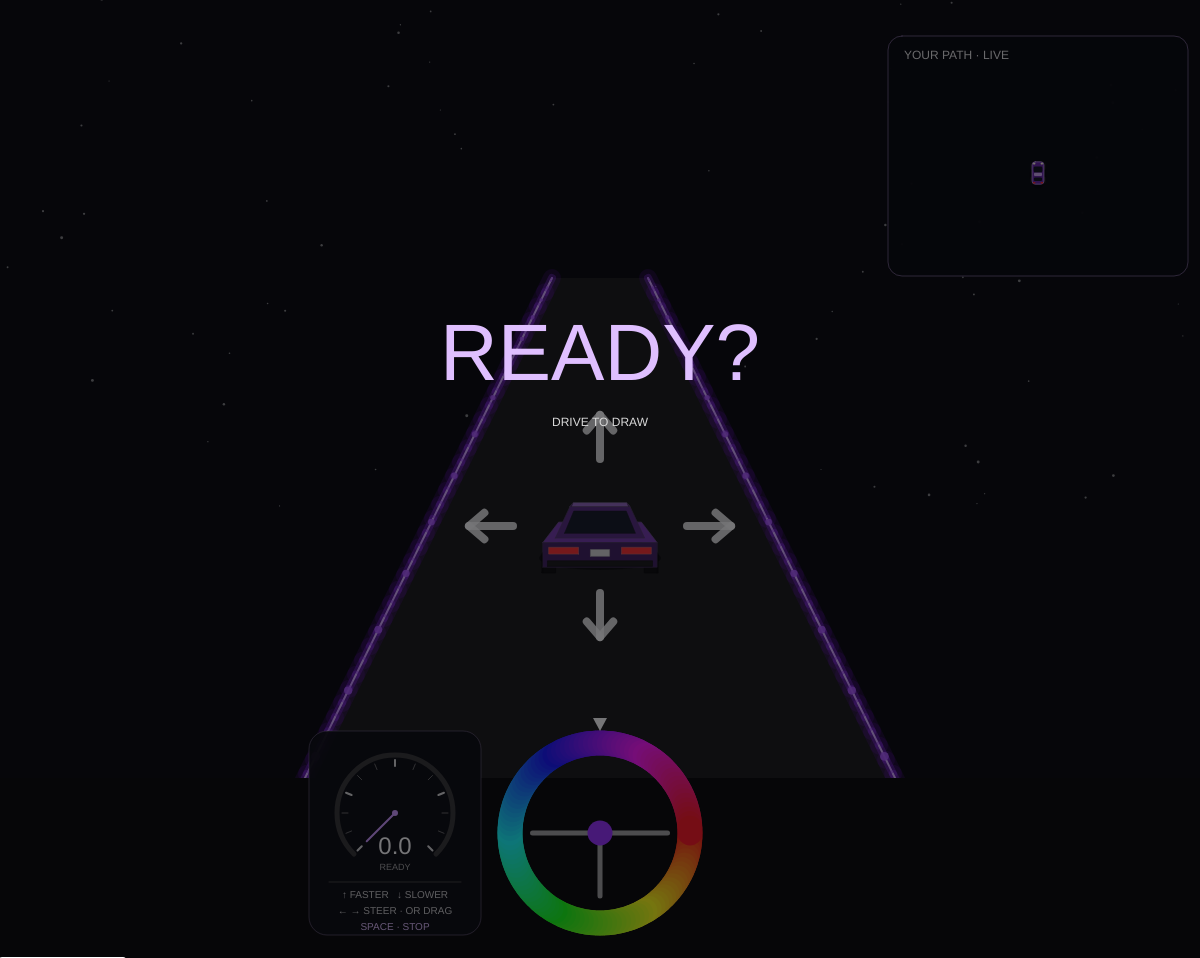
Frame 1 (no input)
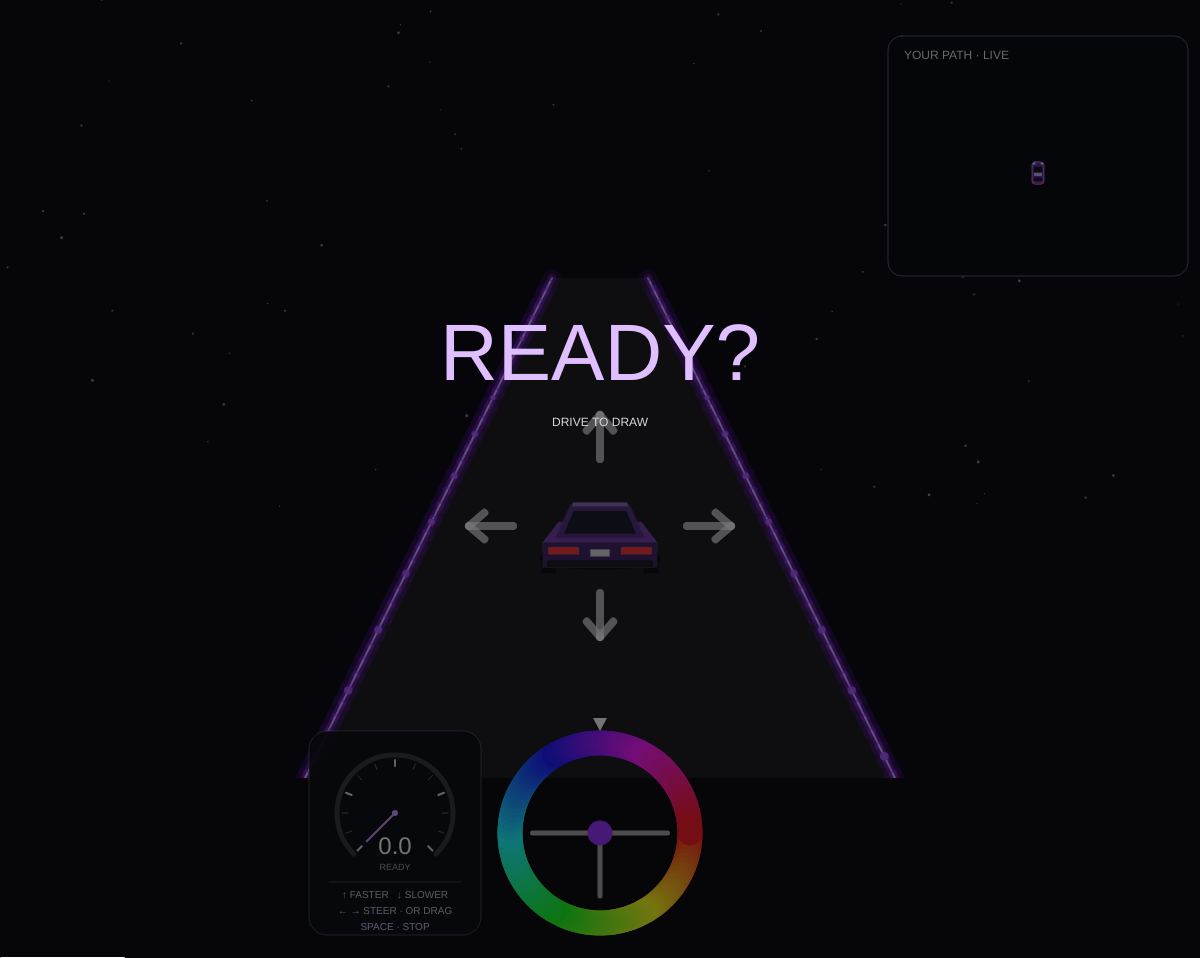
Frame 60 (no input)
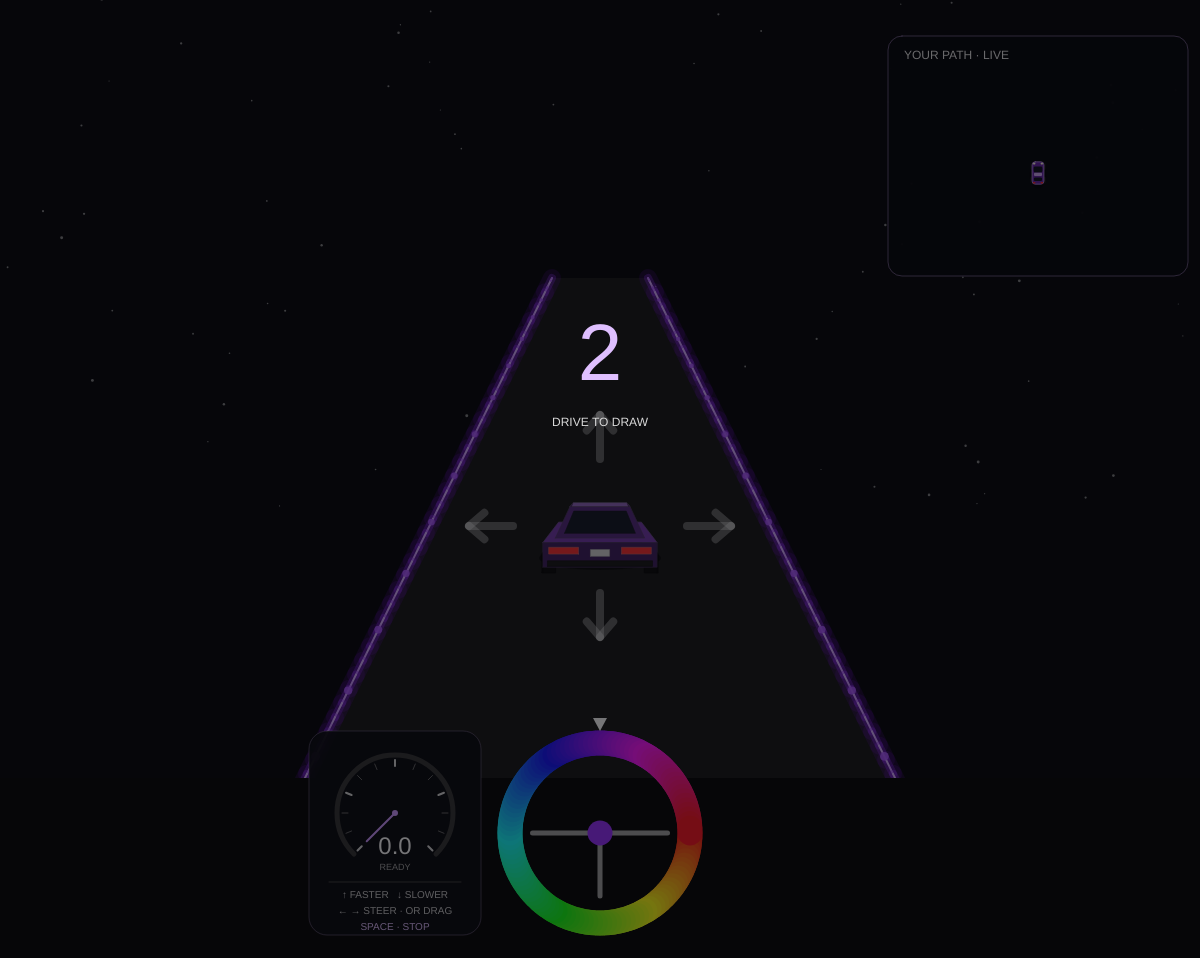
Frame 120 (the mouse pressed at the canvas centre since frame 60)

The p5.js sketch that drew these frames (run headless with seeded random() and noise() and a simulated clock; from frame 60 on, the mouse is pressed at the canvas centre):

// p5.js sketch
// ── sketch.js
// DRIVE TO DRAW
// Up/Down: speed. Left/Right: steer. Space: stop/resume. R: preview.
// Drag the wheel center sideways, or grab the rim to turn it.

let car = {
  x: 0,
  y: 0,
  angle: 0,  // Set to -HALF_PI (facing up) after p5 starts.
  speed: 3
};

let path = [];
const minSpeed = 0.2;
const maxSpeed = 12;

// Steering / Color Wheel
let wheelX;
let wheelY;
let wheelR = 90;
let cockpitScale = 1;

let wheelAngle = 0;
let prevMouseAngle = 0;
let draggingWheel = false;
let dragWheelFromCenter = false;
let prevWheelMouseX = 0;

// Stop / resume (keeps the chosen driving speed)
let isStopped = false;
let hasStarted = false;
let countdownStartedAt = 0;
const countdownDuration = 4000;
let showSteeringHint = true;

// View
let revealMode = true;
let revealButton;
let endButton;
let startOverButton;
let isFinished = false;
let roadBend = 0;
let roadTravel = 0;

function setup() {
  createCanvas(windowWidth, windowHeight);
  colorMode(HSB, 360, 100, 100, 100);
  layoutCockpit();
  strokeCap(ROUND);
  revealButton = createButton('HIDE PREVIEW ×');
  revealButton.class('reveal-button');
  revealButton.mousePressed(toggleReveal);
  endButton = createButton('END →');
  endButton.class('reveal-button end-button');
  endButton.mousePressed(finishArtwork);
  startOverButton = createButton('START OVER ↻');
  startOverButton.class('reveal-button start-over-button');
  startOverButton.mousePressed(startOver);
  startOver();
}

function draw() {
  background(230, 40, 5);
  if (isFinished) {
    drawReveal(true);
    return;
  }
  if (!hasStarted && millis() - countdownStartedAt >= countdownDuration) {
    hasStarted = true;
    endButton.removeAttribute('disabled');
  }
  updateCar();
  drawDriverView();
  drawColorWheel();
  drawSpeedIndicator();
  if (revealMode) drawReveal();
  if (millis() - countdownStartedAt < countdownDuration + 700) drawCountdown();
  // Keep the title visible above the driving scene.
  push();
  noStroke();
  fill(0, 0, 100, 85);
  textAlign(LEFT, TOP);
  textSize(width < 520 ? 14 : 18);
  text('DRIVE TO DRAW', width < 520 ? 16 : 24, 28);
  pop();
}

// --- DRIVING ---

function updateCar() {
  if (!hasStarted || isFinished) return;

  // Turn the wheel with Left/Right. Colors can change while stopped.
  let steeringStep = 0.035 * constrain(deltaTime / (1000 / 60), 0, 3);
  if (keyIsDown(LEFT_ARROW)) wheelAngle -= steeringStep;
  if (keyIsDown(RIGHT_ARROW)) wheelAngle += steeringStep;

  // ↑ accelerate
  if (keyIsDown(UP_ARROW)) {
    car.speed += 0.16;
  }

  // ↓ brake
  if (keyIsDown(DOWN_ARROW)) {
    car.speed -= 0.16;
  }
  car.speed = constrain(car.speed, minSpeed, maxSpeed);
  if (isStopped) return;

  // Use sin() to keep steering smooth across a full wheel turn.
  let steering = sin(wheelAngle) * HALF_PI;
  car.angle += steering * 0.018;
  roadBend = lerp(roadBend, steering / HALF_PI, 0.08);
  roadTravel += car.speed * 0.0008;
  car.x += cos(car.angle) * car.speed;
  car.y += sin(car.angle) * car.speed;

  // Save position, color, and speed only while moving.
  path.push({x: car.x, y: car.y, hue: getCurrentHue(), speed: car.speed});
}

// --- DRIVER VIEW ---

function drawDriverView() {

  // ----- sky stars -----
  randomSeed(4);
  noStroke();
  for (let i = 0; i < 80; i++) {

    fill(0, 0, 100, 50);

    circle(
      random(width),
      random(height * 0.55),
      random(1, 3)
    );
  }

  // The same curve positions the road edges and moving markers.
  let h = getCurrentHue();
  let samples = 48;
  noStroke();
  fill(0, 0, 10);
  beginShape();
  for (let i = 0; i <= samples; i++) {
    let p = roadPoint(i / samples);
    vertex(p.x - p.halfWidth, p.y);
  }
  for (let i = samples; i >= 0; i--) {
    let p = roadPoint(i / samples);
    vertex(p.x + p.halfWidth, p.y);
  }
  endShape(CLOSE);
  for (let i = 1; i <= samples; i++) {
    let a = roadPoint((i - 1) / samples);
    let b = roadPoint(i / samples);
    drawNeonLine(a.x - a.halfWidth, a.y, b.x - b.halfWidth, b.y, h);
    drawNeonLine(a.x + a.halfWidth, a.y, b.x + b.halfWidth, b.y, h);
  }
  drawSpeedMarkers(h);
  // Rear view: the tires sit on the road, above the steering wheel.
  let carY = constrain(min(height * 0.60, wheelY - wheelR - 85),
    height * 0.32 + 65, height * 0.70);
  let carT = (carY - height * 0.32) / (height * 0.68);
  let ground = roadPoint(carT);
  let carSize = min(1, ground.halfWidth / 80, height / 750);
  // Blink four arrows around the car until an arrow key is pressed.
  let hintElapsed = millis() - countdownStartedAt;
  if (showSteeringHint) {
    let pulse = (1 + cos(TWO_PI * hintElapsed / 1200)) / 2;
    push();
    noFill();
    stroke(0, 0, 100, lerp(15, 85, pulse));
    strokeWeight(8);
    let arrowSize = min(44, width * 0.06);
    let centerY = ground.y - 32 * carSize;
    let gapX = 65 * carSize + arrowSize;
    let gapY = 45 * carSize + arrowSize;
    for (let direction of [[-1, 0], [1, 0], [0, -1], [0, 1]]) {
      push();
      translate(ground.x + direction[0] * gapX, centerY + direction[1] * gapY);
      rotate(atan2(direction[1], direction[0]));
      line(-arrowSize / 2, 0, arrowSize / 2, 0);
      line(arrowSize * 0.15, -arrowSize * 0.3, arrowSize / 2, 0);
      line(arrowSize * 0.15, arrowSize * 0.3, arrowSize / 2, 0);
      pop();
    }
    pop();
  }
  push();
  translate(ground.x, ground.y);
  noStroke();
  fill(0, 0, 0, 45);
  ellipse(0, 0, 122 * carSize, 24 * carSize);
  pop();
  drawRearCar(ground.x, ground.y, carSize, h, roadBend);

  // Dashboard behind the steering wheel.
  noStroke();
  fill(0, 0, 4);
  rect(0, height * 0.82, width, height * 0.18);
}

function roadPoint(t) {
  return {
    x: width / 2 + roadBend * width * 0.30 * pow(1 - t, 2),
    y: lerp(height * 0.32, height, t),
    halfWidth: lerp(width * 0.04, width * 0.32, t)
  };
}

// Rotate each car face and make distant points look smaller.
// face() uses [x, height, depth] points and [hue, saturation, brightness] colors.
function drawRearCar(x, y, size, h, turn = 0) {
  let yaw = turn * 0.42;
  let faces = [];
  function face(points, paint) {
    let vertices = [];
    let depth = 0;
    for (let p of points) {
      let px = p[0];
      let py = p[1];
      let pz = p[2] * 1.35; // Make the car body longer.
      let rx = px * cos(yaw) + pz * sin(yaw);
      let rz = -px * sin(yaw) + pz * cos(yaw);
      let perspective = 320 / (320 + rz);
      vertices.push({
        x: rx * perspective,
        y: (-py * 0.94 - rz * 0.28) * perspective
      });
      depth += rz;
    }
    faces.push({vertices: vertices, paint: paint, depth: depth / points.length});
  }

  // Body: front, sides, trunk deck, and rear all share the same corners.
  face([[-48, 7, 38], [48, 7, 38], [48, 29, 38], [-48, 29, 38]], [h, 65, 35]);
  for (let side of [-1, 1]) {
    let sx = side * 48;
    face([[sx, 7, -38], [sx, 7, 38], [sx, 29, 38], [sx, 29, -38]], [h, 70, 40]);
    // Front and rear tires remain vertical and on the ground.
    for (let z of [-24, 25]) {
      face([[side * 50, 0, z - 9], [side * 50, 0, z + 9],
        [side * 50, 17, z + 9], [side * 50, 17, z - 9]], [0, 0, 5]);
    }
    face([[side * 49, 0, -34], [side * 38, 0, -34],
      [side * 38, 16, -34], [side * 49, 16, -34]], [0, 0, 5]);
  }
  face([[-48, 29, -38], [48, 29, -38], [48, 29, 38], [-48, 29, 38]], [h, 65, 68]);

  // Cabin roof, rear glass, and side windows form a solid volume.
  face([[-29, 56, -8], [29, 56, -8], [29, 56, 18], [-29, 56, 18]], [h, 45, 75]);
  face([[-40, 29, -25], [40, 29, -25], [29, 56, -8], [-29, 56, -8]], [h, 65, 50]);
  face([[-32, 33, -23], [32, 33, -23], [25, 52, -11], [-25, 52, -11]], [230, 45, 16]);
  for (let side of [-1, 1]) {
    face([[side * 40, 29, -25], [side * 40, 29, 30],
      [side * 29, 56, 18], [side * 29, 56, -8]], [h, 65, 42]);
    face([[side * 38.5, 33, -18], [side * 38.5, 33, 23],
      [side * 30.5, 52, 15], [side * 30.5, 52, -5]], [230, 40, 13]);
  }
  face([[-48, 7, -38], [48, 7, -38], [48, 29, -38], [-48, 29, -38]], [h, 65, 38]);
  // Tail lights and bumper are attached to the rear plane and turn with it.
  for (let side of [-1, 1]) {
    face([[side * 18, 19, -38.5], [side * 43, 19, -38.5],
      [side * 43, 25, -38.5], [side * 18, 25, -38.5]], [0, 80, 100]);
  }
  face([[-44, 8, -38.5], [44, 8, -38.5], [44, 13, -38.5], [-44, 13, -38.5]], [0, 0, 10]);
  face([[-8, 17, -38.5], [8, 17, -38.5], [8, 23, -38.5], [-8, 23, -38.5]], [0, 0, 85]);
  push();
  translate(x, y);
  scale(size);
  strokeWeight(0.6);
  // Draw distant faces first so nearby faces cover them.
  faces.sort((a, b) => b.depth - a.depth);
  for (let surface of faces) {
    fill(surface.paint[0], surface.paint[1], surface.paint[2]);
    stroke(surface.paint[0], surface.paint[1] * 0.6, surface.paint[2] * 0.8);
    beginShape();
    for (let point of surface.vertices) vertex(point.x, point.y);
    endShape(CLOSE);
  }
  pop();
}

// A small vector car, pointing along its actual heading in the map.
function drawCar(x, y, heading, size, h) {
  push();
  translate(x, y);
  rotate(heading + HALF_PI);
  scale(size);
  rectMode(CENTER);
  noStroke();
  fill(0, 0, 0, 35);
  ellipse(0, 6, 48, 76);
  fill(0, 0, 8);
  rect(-18, -19, 9, 19, 3);
  rect(18, -19, 9, 19, 3);
  rect(-18, 20, 9, 19, 3);
  rect(18, 20, 9, 19, 3);
  stroke(h, 35, 100);
  strokeWeight(2);
  fill(h, 75, 65);
  rect(0, 0, 34, 64, 9);
  noStroke();
  fill(230, 45, 12);
  rect(0, -10, 25, 17, 4);
  rect(0, 18, 23, 10, 3);
  fill(h, 30, 95);
  rect(0, 4, 23, 9, 3);
  fill(55, 12, 100);
  rect(-11, -27, 7, 5, 2);
  rect(11, -27, 7, 5, 2);
  fill(0, 85, 100);
  rect(-11, 28, 7, 4, 1);
  rect(11, 28, 7, 4, 1);
  pop();
}

// --- NEON ---

function drawNeonLine(x1, y1, x2, y2, h) {

  // glow
  stroke(h, 90, 100, 15);
  strokeWeight(18);
  line(x1, y1, x2, y2);
  stroke(h, 80, 100, 35);
  strokeWeight(8);
  line(x1, y1, x2, y2);

  // core
  stroke(h, 30, 100, 100);
  strokeWeight(2);
  line(x1, y1, x2, y2);
}

// --- SPEED MARKERS ---

function drawSpeedMarkers(h) {

  // Faster driving leaves wider gaps between the road dots.
  let spacing = map(car.speed, minSpeed, maxSpeed, 0.035, 0.14);
  let offset = roadTravel % spacing;
  noStroke();
  fill(h, 65, 100, 90);
  for (let t = offset; t < 1; t += spacing) {
    let p = roadPoint(t * t);
    let size = lerp(2, 10, t);
    circle(p.x - p.halfWidth, p.y, size);
    circle(p.x + p.halfWidth, p.y, size);
  }
}

// --- COLOR / STEERING WHEEL ---

function drawColorWheel() {
  push();
  translate(wheelX, wheelY);
  rotate(wheelAngle);
  noFill();
  strokeWeight(25);

  // hue ring
  for (let a = 0; a < 360; a += 3) {

    stroke(a, 90, 100);

    arc(
      0,
      0,
      wheelR * 2,
      wheelR * 2,
      radians(a),
      radians(a + 3)
    );
  }

  // steering wheel spokes
  stroke(0, 0, 80, 80);
  strokeWeight(5);
  line(0, 0, -wheelR * 0.75, 0);
  line(0, 0, wheelR * 0.75, 0);
  line(0, 0, 0, wheelR * 0.7);

  // center
  fill(getCurrentHue(), 80, 100);
  noStroke();
  circle(0, 0, 25);
  pop();

  // fixed color selector at top
  noStroke();
  fill(0, 0, 100);
  triangle(
    wheelX - 7,
    wheelY - wheelR - 25,

    wheelX + 7,
    wheelY - wheelR - 25,

    wheelX,
    wheelY - wheelR - 12
  );
}

// --- CURRENT COLOR ---

function getCurrentHue() {
  // Find the hue (0-359) under the fixed pointer above the wheel.
  return (270 - degrees(wheelAngle) % 360 + 360) % 360;
}

// --- MOUSE STEERING ---

function mousePressed() {
  if (isFinished) return;
  let wy = wheelY;
  let d = dist(
    mouseX,
    mouseY,
    wheelX,
    wy
  );

  // Grab the rim to rotate, or drag the center sideways for easier control.
  if (d < wheelR + 30) {
    draggingWheel = true;
    dragWheelFromCenter = d < wheelR * 0.7;
    prevWheelMouseX = mouseX;

    prevMouseAngle = atan2(
      mouseY - wy,
      mouseX - wheelX
    );
  }
}

function mouseDragged() {
  if (!draggingWheel || isFinished) return;
  if (dragWheelFromCenter) {
    wheelAngle += (mouseX - prevWheelMouseX) * 0.012 / cockpitScale;
    prevWheelMouseX = mouseX;
    return false;
  }
  let wy = wheelY;
  let currentMouseAngle = atan2(
    mouseY - wy,
    mouseX - wheelX
  );
  let delta = currentMouseAngle - prevMouseAngle;

  // prevent jump at -PI / PI
  delta = atan2(sin(delta), cos(delta));
  wheelAngle += delta;
  prevMouseAngle = currentMouseAngle;
}

function mouseReleased() {
  draggingWheel = false;
}

// --- KEYBOARD CONTROLS ---

function keyPressed(event) {
  if (isFinished) return;
  if ([UP_ARROW, DOWN_ARROW, LEFT_ARROW, RIGHT_ARROW].includes(keyCode)) {
    showSteeringHint = false;
  }
  if (!hasStarted && (key === ' ' || keyCode === UP_ARROW || keyCode === DOWN_ARROW)) {
    return false;
  }
  // Change speed on a quick tap. updateCar() handles held keys.
  if ((!event || !event.repeat) &&
      (keyCode === UP_ARROW || keyCode === DOWN_ARROW)) {
    car.speed = constrain(car.speed + (keyCode === UP_ARROW ? 0.6 : -0.6),
      minSpeed, maxSpeed);
  }
  if (key === ' ') {
    if (!event || !event.repeat) isStopped = !isStopped;
    return false;
  }

  // R = reveal
  if (key === 'r' || key === 'R') toggleReveal();
  if ([UP_ARROW, DOWN_ARROW, LEFT_ARROW, RIGHT_ARROW].includes(keyCode)) return false;
}

function toggleReveal() {
  if (isFinished) return;
  revealMode = !revealMode;
  draggingWheel = false;
  revealButton.html(revealMode ? 'HIDE PREVIEW ×' : 'REVEAL PREVIEW');
  revealButton.attribute('aria-pressed', String(revealMode));
}

function finishArtwork() {
  if (!hasStarted || isFinished) return;
  isFinished = true;
  draggingWheel = false;
  revealButton.hide();
  endButton.hide();
  startOverButton.show();
  startOverButton.elt.focus();
}

function startOver() {
  car = {x: 0, y: 0, angle: -HALF_PI, speed: 3};
  path = [];
  wheelAngle = 0;
  prevMouseAngle = 0;
  draggingWheel = false;
  dragWheelFromCenter = false;
  prevWheelMouseX = 0;
  roadBend = 0;
  roadTravel = 0;
  isStopped = false;
  isFinished = false;
  hasStarted = false;
  showSteeringHint = true;
  revealMode = true;
  countdownStartedAt = millis();
  revealButton.html('HIDE PREVIEW ×');
  revealButton.attribute('aria-pressed', 'true');
  revealButton.show();
  endButton.attribute('disabled', '');
  endButton.show();
  startOverButton.hide();
  revealButton.elt.focus();
}

// --- DASHBOARD / START COUNTDOWN ---

function layoutCockpit() {
  cockpitScale = min(1, (width - 24) / 584);
  wheelR = 90 * cockpitScale;
  wheelX = width / 2;
  wheelY = height - 125 * cockpitScale;
}

function drawSpeedIndicator() {
  let speed = hasStarted && !isStopped ? car.speed : 0;
  let ratio = speed / maxSpeed;
  let h = getCurrentHue();
  let startAngle = PI * 0.75;
  let endAngle = PI * 2.25;
  push();
  translate(wheelX - 205 * cockpitScale, wheelY);
  scale(cockpitScale);
  rectMode(CENTER);
  fill(230, 30, 7, 95);
  stroke(h, 25, 65, 45);
  strokeWeight(1);
  rect(0, 0, 172, 204, 18);
  noFill();
  stroke(0, 0, 22);
  strokeWeight(5);
  arc(0, -20, 116, 116, startAngle, endAngle);
  if (ratio > 0) {
    stroke(h, 70, 100);
    arc(0, -20, 116, 116, startAngle, lerp(startAngle, endAngle, ratio));
  }
  for (let i = 0; i <= 12; i++) {
    let a = lerp(startAngle, endAngle, i / 12);
    stroke(0, 0, i % 3 === 0 ? 85 : 40);
    strokeWeight(i % 3 === 0 ? 2 : 1);
    line(cos(a) * 47, -20 + sin(a) * 47,
      cos(a) * 53, -20 + sin(a) * 53);
  }
  let needle = lerp(startAngle, endAngle, ratio);
  stroke(h, 40, 100);
  strokeWeight(2);
  line(0, -20, cos(needle) * 40, -20 + sin(needle) * 40);
  noStroke();
  fill(h, 40, 100);
  circle(0, -20, 6);
  textAlign(CENTER, CENTER);
  fill(0, 0, 100);
  textSize(24);
  text(speed.toFixed(1), 0, 14);
  textSize(9);
  fill(0, 0, 65);
  text(!hasStarted ? 'READY' : isStopped ? 'STOPPED' : 'SPEED', 0, 35);
  stroke(0, 0, 25);
  strokeWeight(1);
  line(-66, 49, 66, 49);
  noStroke();
  fill(0, 0, 80);
  textSize(10);
  text('↑ FASTER   ↓ SLOWER', 0, 62);
  text('← → STEER · OR DRAG', 0, 78);
  fill(h, 25, 100);
  text(isStopped ? 'SPACE · RESUME' : 'SPACE · STOP', 0, 94);
  pop();
}

function drawCountdown() {
  let elapsed = millis() - countdownStartedAt;
  let beat = floor(elapsed / 1000);
  let label = hasStarted ? 'GO!' : beat === 0 ? 'READY?' : String(4 - beat);
  push();
  noStroke();
  if (!hasStarted) {
    fill(230, 40, 3, 55);
    rect(0, 0, width, height);
  }
  textAlign(CENTER, CENTER);
  fill(getCurrentHue(), 25, 100);
  textSize(min(80, width * 0.16));
  text(label, width / 2, height * 0.40);
  fill(0, 0, 85);
  textSize(12);
  text('DRIVE TO DRAW', width / 2, height * 0.40 + 65);
  pop();
}

// --- LIVE BIRD'S-EYE PREVIEW ---

function drawReveal(finalArtwork = false) {
  let panelW = finalArtwork ? min(900, width - 32) : min(300, width - 24);
  let panelH = finalArtwork ? max(120, height - 160) : min(240, height * 0.34);
  let panelX = finalArtwork ? (width - panelW) / 2 : width - panelW - 12;
  let panelY = finalArtwork ? 32 : 78;
  push();
  noStroke();
  fill(230, 40, 5, 96);
  stroke(270, 30, 80, 55);
  strokeWeight(1);
  rect(panelX, panelY, panelW, panelH, 14);
  noStroke();
  fill(0, 0, 90);
  textAlign(LEFT, TOP);
  textSize(finalArtwork ? 24 : 12);
  text(finalArtwork ? 'YOUR ARTWORK!' : 'YOUR PATH · LIVE', panelX + 16, panelY + 14);
  if (finalArtwork) {
    fill(0, 0, 65);
    textSize(12);
    text('A drawing made by your drive.', panelX + 16, panelY + 48);
  }

  // bounding box
  let minX = car.x;
  let maxX = car.x;
  let minY = car.y;
  let maxY = car.y;
  for (let p of path) {

    minX = min(minX, p.x);
    maxX = max(maxX, p.x);

    minY = min(minY, p.y);
    maxY = max(maxY, p.y);
  }
  let drawingWidth = max(maxX - minX, 1);
  let drawingHeight = max(maxY - minY, 1);
  let scaleFactor = min(
    max(panelW - 64, 1) / drawingWidth,
    max(panelH - (finalArtwork ? 144 : 88), 1) / drawingHeight,
    2
  );
  push();
  translate(
    panelX + panelW / 2,
    panelY + (finalArtwork ? 80 : 34) + (panelH - (finalArtwork ? 80 : 34)) / 2
  );
  scale(scaleFactor);
  translate(
    -(minX + maxX) / 2,
    -(minY + maxY) / 2
  );

  // Draw solid or dashed lines based on the saved speed.
  let trailDistance = 0;
  for (let i = 1; i < path.length; i++) {
    let a = path[i - 1];
    let b = path[i];
    let d = dist(a.x, a.y, b.x, b.y);
    drawTrailSegment(a, b, scaleFactor, trailDistance, d);
    trailDistance += d;
  }

  // Cancel the map scale so the car stays readable for long paths.
  if (!finalArtwork) {
    drawCar(car.x, car.y, car.angle, 0.35 / scaleFactor, getCurrentHue());
  } else if (path.length < 2) {
    noStroke();
    fill(getCurrentHue(), 50, 100);
    circle(car.x, car.y, 6 / scaleFactor);
  }
  pop();
  pop();
}

// Anchor dashes to travel distance so zooming does not move them.
function drawTrailSegment(a, b, scaleFactor, startDistance, length) {
  if (length <= 0) return;
  let speedRatio = constrain((b.speed - 3) / (maxSpeed - 3), 0, 1);
  // Repeat every 120 travel units. Higher speeds leave shorter marks.
  let period = 120;
  let contrast = pow(speedRatio, 0.5);
  let inkLength = lerp(period, period * 0.12, contrast);
  let firstDash = floor(startDistance / period);
  let lastDash = floor((startDistance + length) / period);

  for (let i = firstDash; i <= lastDash; i++) {
    // Find the part of this segment that falls inside a dash.
    let from = max(0, i * period - startDistance);
    let to = min(length, i * period + inkLength - startDistance);
    if (to <= from) continue;
    let t1 = from / length;
    let t2 = to / length;
    let x1 = lerp(a.x, b.x, t1);
    let y1 = lerp(a.y, b.y, t1);
    let x2 = lerp(a.x, b.x, t2);
    let y2 = lerp(a.y, b.y, t2);
    stroke(b.hue, 90, 100, 18);
    strokeWeight(6 / scaleFactor);
    line(x1, y1, x2, y2);
    stroke(b.hue, 50, 100, 100);
    strokeWeight(2.5 / scaleFactor);
    line(x1, y1, x2, y2);
  }
}

// --- RESPONSIVE ---

function windowResized() {
  resizeCanvas(windowWidth, windowHeight);
  layoutCockpit();
}

// ── style.css
html, body {
  margin: 0;
  padding: 0;
}

canvas {
  display: block;
}

.reveal-button {
  position: fixed;
  top: 22px;
  right: 24px;
  z-index: 1;
  padding: 13px 18px;
  border: 1px solid rgba(186, 155, 255, 0.65);
  border-radius: 24px;
  background: rgba(12, 12, 24, 0.88);
  color: #eee5ff;
  font: 11px/1.4 system-ui, sans-serif;
  letter-spacing: 0.1em;
  cursor: pointer;
  box-shadow: 0 0 20px rgba(160, 95, 255, 0.15);
}

.reveal-button:hover,
.reveal-button:focus-visible {
  background: #302046;
  outline: 2px solid #d6b9ff;
  outline-offset: 3px;
}

@media (max-width: 520px) {
  .reveal-button {
    top: 16px;
    right: 12px;
    padding: 10px 12px;
    font-size: 9px;
  }
}

.end-button {
  top: auto;
  bottom: 24px;
  right: 24px;
}

.start-over-button {
  top: auto;
  bottom: 40px;
  right: auto;
  left: 50%;
  transform: translateX(-50%);
}

.end-button:disabled {
  opacity: 0.35;
  cursor: default;
}

@media (max-width: 520px) {
  .end-button {
    top: auto;
    bottom: 16px;
  }

  .start-over-button {
    top: auto;
    right: auto;
    bottom: 36px;
  }
}
